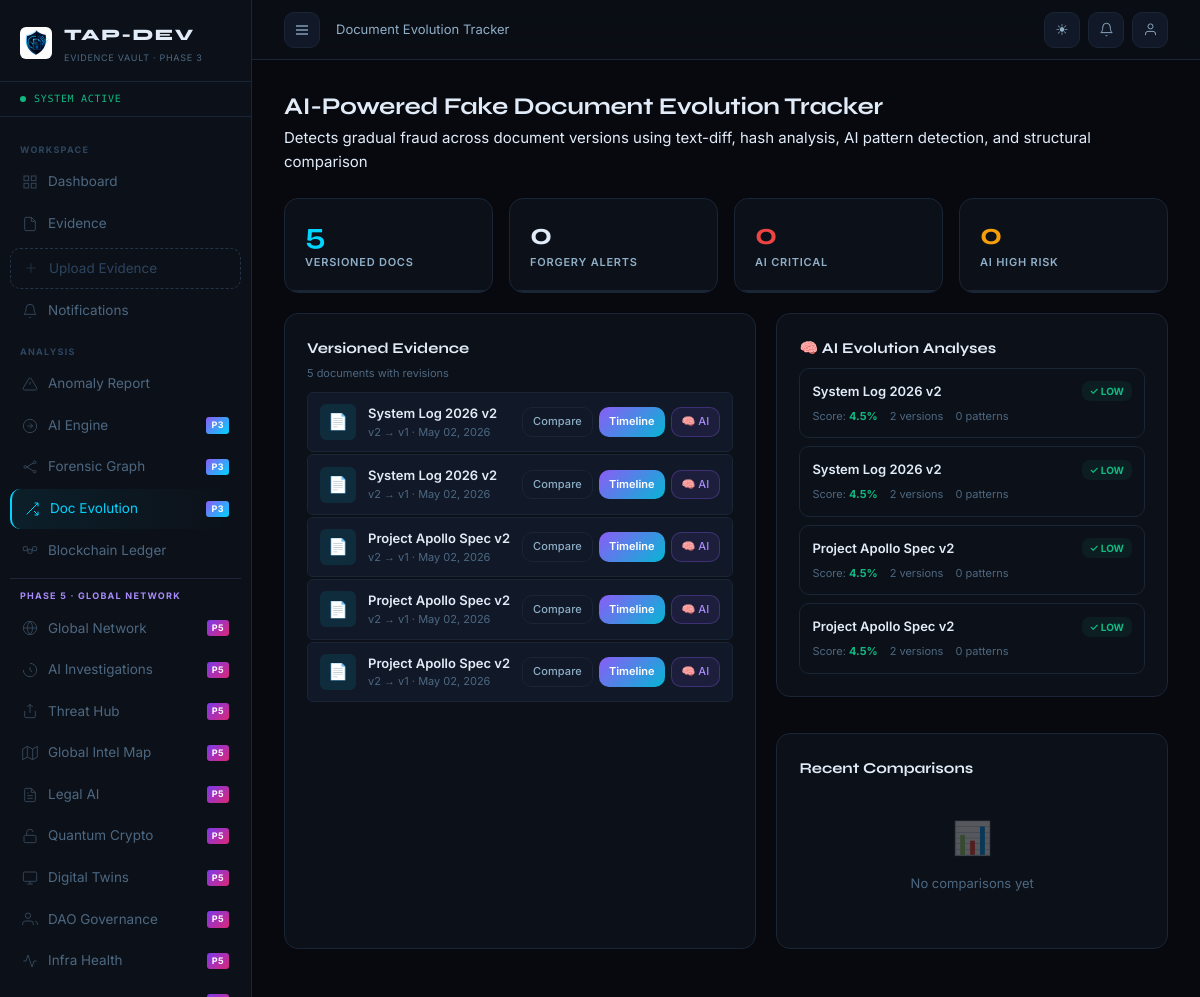
Page /evolution/ (signed in) on the committed database.
### apps/evidence/models.py (models this page shows, shortened)
class Evidence(models.Model):
    STATUS_CHOICES = [
        ('PENDING','Pending'),('VERIFIED','Verified'),
        ('FLAGGED','Flagged'),('STORED','Stored'),('ARCHIVED','Archived'),
    ]
    EXPIRY_TYPE_CHOICES = [
        ('NONE', 'No Expiry'),
        ('TIMED', 'Time-Based'),
        ('EVENT', 'Event-Based'),
    ]
    title             = models.CharField(max_length=255)
    description       = models.TextField(blank=True)
    file              = models.FileField(upload_to=evidence_upload_path, null=True, blank=True)
    filename_original = models.CharField(max_length=255, blank=True)
    file_size         = models.BigIntegerField(default=0)
    mime_type         = models.CharField(max_length=100, blank=True)
    sha256_hash       = models.CharField(max_length=64, db_index=True)
    uploader          = models.ForeignKey(User, on_delete=models.CASCADE, related_name='submitted_evidence')
    created_at        = models.DateTimeField(auto_now_add=True)
    updated_at        = models.DateTimeField(auto_now=True)
    status            = models.CharField(max_length=20, choices=STATUS_CHOICES, default='PENDING')
    trust_score       = models.IntegerField(default=100)
    ipfs_cid          = models.CharField(max_length=255, blank=True)
    blockchain_tx     = models.CharField(max_length=255, blank=True)
    case_id           = models.CharField(max_length=100, blank=True, db_index=True)
    tags              = models.CharField(max_length=255, blank=True)
    version           = models.PositiveIntegerField(default=1)
    is_latest_version = models.BooleanField(default=True)
    parent_evidence   = models.ForeignKey('self', null=True, blank=True, on_delete=models.SET_NULL, related_name='versions')
    expiry_enabled    = models.BooleanField(default=False)
    expiry_type       = models.CharField(max_length=10, choices=EXPIRY_TYPE_CHOICES, default='NONE')
    expires_at        = models.DateTimeField(null=True, blank=True, db_index=True)
    expiry_condition  = models.CharField(max_length=255, blank=True)  # For event-based
    is_expired        = models.BooleanField(default=False, db_index=True)
    expired_at        = models.DateTimeField(null=True, blank=True)
    class Meta:
        db_table = 'tap_evidence'
        ordering = ['-created_at']

### apps/evolution_tracker/models.py (models this page shows, shortened)
class EvolutionAIAnalysis(models.Model):
    RISK_CHOICES = [
        ('LOW', 'Low Risk'),
        ('MEDIUM', 'Moderate Risk'),
        ('HIGH', 'High Risk'),
        ('CRITICAL', 'Critical Risk'),
    ]
    evidence          = models.ForeignKey(
        'tap_evidence.Evidence', on_delete=models.CASCADE, related_name='evolution_analyses'
    )
    analyzed_by       = models.ForeignKey(
        User, null=True, blank=True, on_delete=models.SET_NULL
    )
    analyzed_at       = models.DateTimeField(auto_now_add=True)
    anomaly_score     = models.FloatField(default=0.0)     # 0.0–1.0
    risk_level        = models.CharField(max_length=10, choices=RISK_CHOICES, default='LOW')
    features          = models.JSONField(default=dict)
    patterns          = models.JSONField(default=list)
    version_count     = models.IntegerField(default=0)
    comparison_count  = models.IntegerField(default=0)
    chain_span_days   = models.IntegerField(default=0)
    summary           = models.TextField(blank=True)
    class Meta:
        db_table = 'tap_evolution_ai'
        ordering = ['-analyzed_at']
    @property
    def anomaly_percent(self):
        return round(self.anomaly_score * 100, 1)
    @property
    def risk_color(self):
        return {
            'LOW': '#10b981',
            'MEDIUM': '#f59e0b',
            'HIGH': '#ef4444',
            'CRITICAL': '#dc2626',
        }.get(self.risk_level, '#6b7280')
    @property
    def risk_icon(self):
        return {
            'LOW': '✓',
            'MEDIUM': '⚠',
            'HIGH': '⚠',
            'CRITICAL': '🚨',
        }.get(self.risk_level, '◈')

### apps/evolution_tracker/views.py (the view)
    @login_required
    def wrapper(request, *args, **kwargs):
        role = getattr(getattr(request.user, 'profile', None), 'role', 'SUBMITTER')
        if role not in ('ANALYST', 'ADMIN'):
            messages.error(request, 'Analyst or Admin access required.')
            return redirect('dashboard:home')
        return view_func(request, *args, **kwargs)

### apps/evolution_tracker/views.py (called while the page is built)
def require_analyst(view_func):
    @login_required
    def wrapper(request, *args, **kwargs):
        role = getattr(getattr(request.user, 'profile', None), 'role', 'SUBMITTER')
        if role not in ('ANALYST', 'ADMIN'):
            messages.error(request, 'Analyst or Admin access required.')
            return redirect('dashboard:home')
        return view_func(request, *args, **kwargs)
    return wrapper

### apps/notifications/context_processors.py (called while the page is built)
def notifications_ctx(request):
    if request.user.is_authenticated:
        count = request.user.notifications.filter(is_read=False).count()
        return {'unread_notifications': count}
    return {'unread_notifications': 0}

### apps/users/models.py (called while the page is built)
    def get_avatar_initials(self):
        fn = self.user.first_name[:1] if self.user.first_name else ''
        ln = self.user.last_name[:1]  if self.user.last_name  else ''
        return (fn + ln).upper() or self.user.username[:2].upper()

### templates/evolution_tracker/dashboard.html (shortened to what this page needs)
{% extends 'base.html' %}
{% block nav_evolution %}active{% endblock %}
{% block breadcrumb %}Document Evolution Tracker{% endblock %}
{% block content %}
<div class="page-header" style="margin-bottom:24px;">
  <div class="page-header-left">
    <div class="page-title">AI-Powered Fake Document Evolution Tracker</div>
    <div class="page-subtitle">Detects gradual fraud across document versions using text-diff, hash analysis, AI pattern detection, and structural comparison</div>
  </div>
</div>
<div class="stats-grid" style="grid-template-columns:repeat(4,1fr);margin-bottom:20px;">
  <div class="stat-card"><div class="stat-value" style="color:var(--accent);">{{ versioned_evidence|length }}</div><div class="stat-label">Versioned Docs</div></div>
  <div class="stat-card"><div class="stat-value risk-critical">{{ forged_count }}</div><div class="stat-label">Forgery Alerts</div></div>
  <div class="stat-card"><div class="stat-value" style="color:#ef4444;">{{ critical_count }}</div><div class="stat-label">AI Critical</div></div>
  <div class="stat-card"><div class="stat-value" style="color:#f59e0b;">{{ high_count }}</div><div class="stat-label">AI High Risk</div></div>
</div>
<div class="two-col" style="gap:20px;">
  <div class="card">
    <div class="card-header">
      <div class="card-title">Versioned Evidence</div>
      <span style="font-size:11px;color:var(--text-3);">{{ versioned_evidence|length }} documents with revisions</span>
    </div>
    {% if versioned_evidence %}
    <div style="display:flex;flex-direction:column;gap:2px;margin-top:8px;">
      {% for ev in versioned_evidence %}
      <div style="display:flex;align-items:center;gap:12px;padding:10px 12px;border-radius:var(--r-sm);border:1px solid var(--border);background:var(--bg-2);">
        <div style="width:36px;height:36px;border-radius:var(--r-sm);background:rgba(0,212,255,.1);display:flex;align-items:center;justify-content:center;font-size:16px;flex-shrink:0;">📄</div>
        <div style="flex:1;min-width:0;">
          <div style="font-size:13px;font-weight:600;color:var(--text);overflow:hidden;text-overflow:ellipsis;white-space:nowrap;">{{ ev.title }}</div>
          <div style="font-size:11px;color:var(--text-3);">v{{ ev.version }} → v{{ ev.parent_evidence.version }} · {{ ev.created_at|date:"M d, Y" }}</div>
        </div>
        <div style="display:flex;gap:6px;flex-shrink:0;">
          <a href="{% url 'evolution:compare' ev.id %}" class="btn btn-ghost" style="font-size:11px;padding:5px 10px;">Compare</a>
          <a href="{% url 'evolution:timeline' ev.id %}" class="btn-ai-report" style="font-size:11px;padding:5px 10px;">Timeline</a>
          <a href="{% url 'evolution:ai_analyze' ev.id %}" class="btn btn-sm" style="background:rgba(139,92,246,.1);color:#a78bfa;border:1px solid rgba(139,92,246,.3);font-size:11px;padding:5px 10px;">🧠 AI</a>
        </div>
      </div>
      {% endfor %}
    </div>
    {% else %}
    <div class="empty-state" style="padding:40px;">
      <div class="empty-icon">🔀</div>
      <div class="empty-title">No versioned documents</div>
      <div class="empty-sub">Upload a new version of existing evidence to begin evolution tracking.</div>
    </div>
    {% endif %}
  </div>
  <div style="display:flex;flex-direction:column;gap:16px;">
    {% if ai_analyses %}
    <div class="card">
      <div class="card-header"><div class="card-title">🧠 AI Evolution Analyses</div></div>
      <div style="display:flex;flex-direction:column;gap:8px;margin-top:8px;">
        {% for a in ai_analyses %}
        <div style="padding:12px;border-radius:var(--r-md);border:1px solid {% if a.risk_level == 'CRITICAL' %}rgba(220,38,38,.3){% elif a.risk_level == 'HIGH' %}rgba(239,68,68,.2){% else %}var(--border){% endif %};background:var(--glass);">
          <div style="display:flex;align-items:center;justify-content:space-between;margin-bottom:6px;">
            <div style="font-size:13px;font-weight:600;color:var(--text);">{{ a.evidence.title|truncatechars:30 }}</div>
            <span style="padding:2px 8px;font-size:10px;font-weight:700;border-radius:8px;color:{{ a.risk_color }};background:{{ a.risk_color }}15;">{{ a.risk_icon }} {{ a.risk_level }}</span>
          </div>
          <div style="display:flex;gap:12px;flex-wrap:wrap;">
            <span style="font-size:11px;color:var(--text-3);">Score: <strong style="color:{{ a.risk_color }};">{{ a.anomaly_percent }}%</strong></span>
            <span style="font-size:11px;color:var(--text-3);">{{ a.version_count }} versions</span>
            <span style="font-size:11px;color:var(--text-3);">{{ a.patterns|length }} pattern{{ a.patterns|length|pluralize }}</span>
          </div>
        </div>
        {% endfor %}
      </div>
    </div>
    {% endif %}
    <div class="card">
      <div class="card-header"><div class="card-title">Recent Comparisons</div></div>
      {% if recent_comparisons %}
      <div style="display:flex;flex-direction:column;gap:8px;margin-top:8px;">
        {% for c in recent_comparisons %}
        <div style="padding:12px;border-radius:var(--r-md);border:1px solid {% if c.change_type == 'CRITICAL' %}rgba(220,38,38,.3){% elif c.change_type == 'FORGED' %}rgba(239,68,68,.2){% else %}var(--border){% endif %};background:var(--glass);">
          <div style="display:flex;align-items:center;justify-content:space-between;margin-bottom:6px;">
            <div style="font-size:13px;font-weight:600;color:var(--text);">{{ c.evidence.title|truncatechars:30 }}</div>
            <span class="fraud-signal {{ c.change_type }}" style="padding:2px 8px;font-size:10px;font-weight:700;border-radius:8px;border-left:none;">{{ c.change_type }}</span>
          </div>
          <div style="display:flex;gap:12px;flex-wrap:wrap;">
            <span style="font-size:11px;color:var(--text-3);">Similarity: <strong style="color:var(--text);">{{ c.text_similarity|floatformat:0 }}%</strong></span>
            <span style="font-size:11px;color:#10b981;">+{{ c.words_added }} words</span>
            <span style="font-size:11px;color:#ef4444;">-{{ c.words_removed }} words</span>
            <span style="font-size:11px;font-weight:700;color:{% if c.fraud_score > 0.5 %}#ef4444{% elif c.fraud_score > 0.25 %}#f59e0b{% else %}#10b981{% endif %};">Fraud: {{ c.fraud_percent }}%</span>
          </div>
        </div>
        {% endfor %}
      </div>
      {% else %}
      <div class="empty-state" style="padding:32px;"><div class="empty-icon">📊</div><div class="empty-title">No comparisons yet</div></div>
      {% endif %}
    </div>
  </div>
</div>
{% endblock %}

### rows in the picture
Evidence: title "System Log 2026 v2", version "2", parent_evidence.version "1", created_at "May 02, 2026"
Evidence: title "System Log 2026 v2", version "2", parent_evidence.version "1", created_at "May 02, 2026"
Evidence: title "Project Apollo Spec v2", version "2", parent_evidence.version "1", created_at "May 02, 2026"
Evidence: title "Project Apollo Spec v2", version "2", parent_evidence.version "1", created_at "May 02, 2026"
Evidence: title "Project Apollo Spec v2", version "2", parent_evidence.version "1", created_at "May 02, 2026"
EvolutionAIAnalysis: evidence "System Log 2026 v2", risk_icon "✓", risk_level "LOW", anomaly_percent "4.5", version_count "2", patterns|length "0"
EvolutionAIAnalysis: evidence "System Log 2026 v2", risk_icon "✓", risk_level "LOW", anomaly_percent "4.5", version_count "2", patterns|length "0"
EvolutionAIAnalysis: evidence "Project Apollo Spec v2", risk_icon "✓", risk_level "LOW", anomaly_percent "4.5", version_count "2", patterns|length "0"
EvolutionAIAnalysis: evidence "Project Apollo Spec v2", risk_icon "✓", risk_level "LOW", anomaly_percent "4.5", version_count "2", patterns|length "0"

### other values in the picture
{{ versioned_evidence|length }} "5"
{{ forged_count }} "0"
{{ critical_count }} "0"
{{ high_count }} "0"
